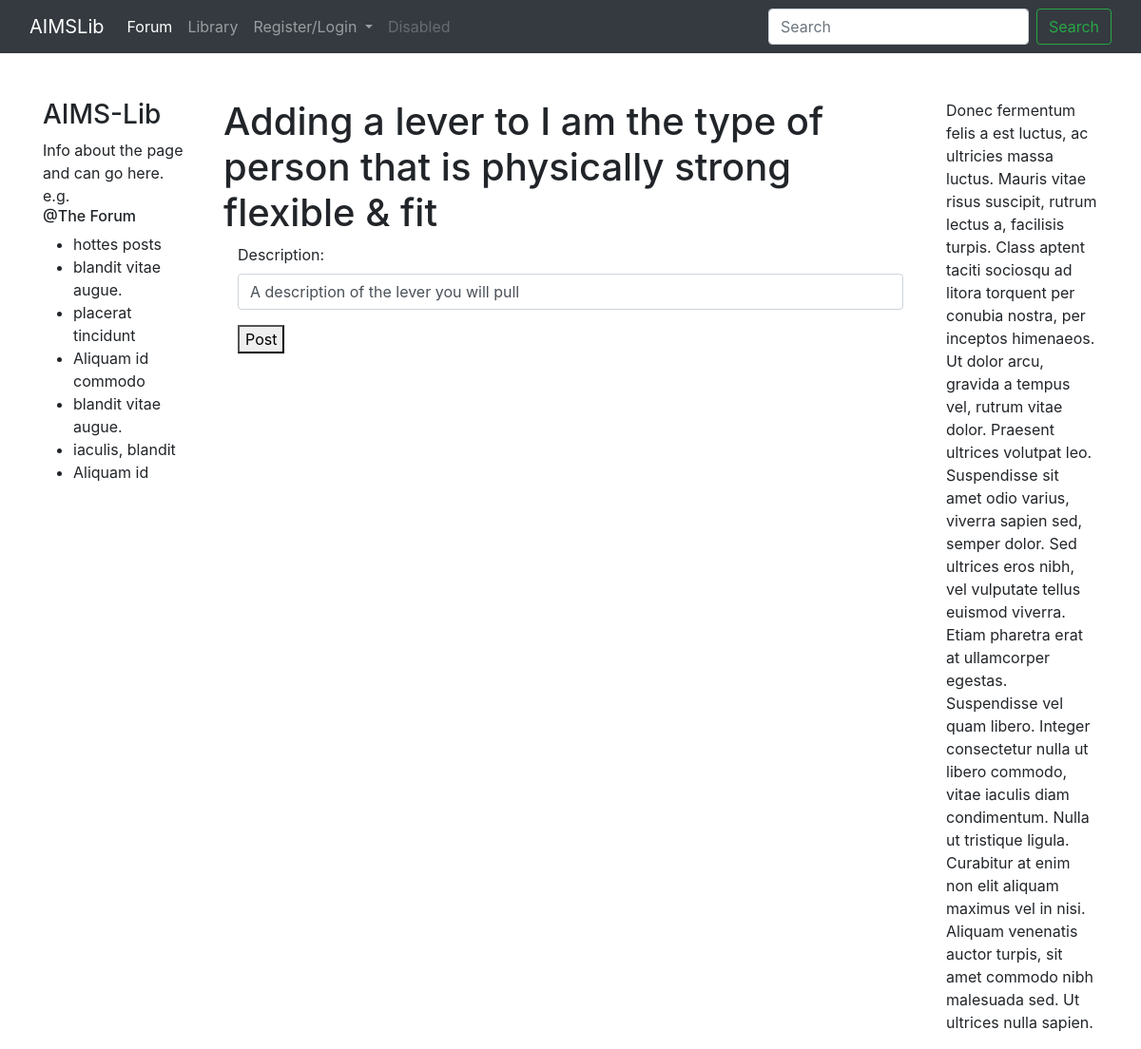
Page /lever_new/1/ on the earlier database version.
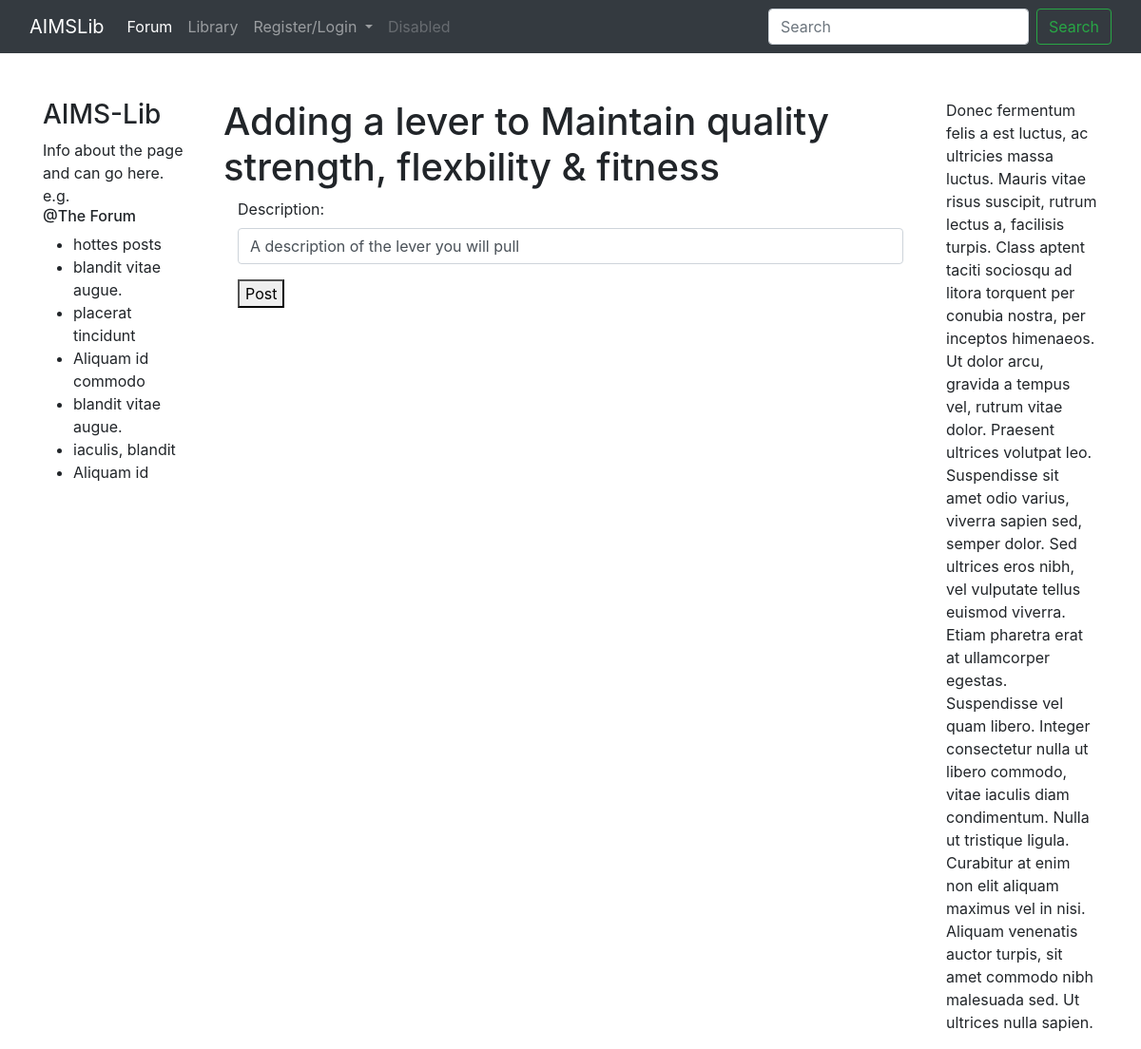
Same page on the later database version.
### Development/models.py (models this page shows, shortened)
class Aim(models.Model):
    user = models.ForeignKey(User, on_delete=models.CASCADE)
    category = models.ForeignKey(DevelopmentCategory, blank=True, null=True, on_delete=models.SET_NULL)
    title = models.CharField(max_length=255)
    why = models.TextField(blank=True, null=True)

### Development/views.py (the view, shortened to what this page needs)
# urls.py: path('lever_new/<int:aim_id>/', LeverNew.as_view(), name="lever-new"),
class LeverNew(CreateView):
    model = Lever
    form_class = LeverNewForm
    template_name = "lever_new.html"
    def get_context_data(self, **kwargs):
        context = super().get_context_data(**kwargs)
        context['aim_for_lever'] = Aim.objects.get(id=self.kwargs['aim_id'])
        return context

### Development/forms.py
class LeverNewForm(forms.ModelForm):
    class Meta:
        model = Lever
        fields = ('description',)
        widgets = {
            'description': forms.TextInput(attrs = {'class': 'form-control'}),}

### Development/templates/lever_new.html (shortened to what this page needs)
{% extends 'base.html' %}
{% block content %}
<h1> Adding a lever to {{ aim_for_lever.title }} </h1>
<div class="container">
  <div class="form-group">
    <form method="post">
      {{ form.as_p }}
      <button>Post</button>
      </form>
  </div>
</div>
{% endblock %}

Differences in the rows shown:
changed Aim: title "I am the type of person that is physically strong flexible & fit" → "Maintain quality strength, flexbility & fitness"
